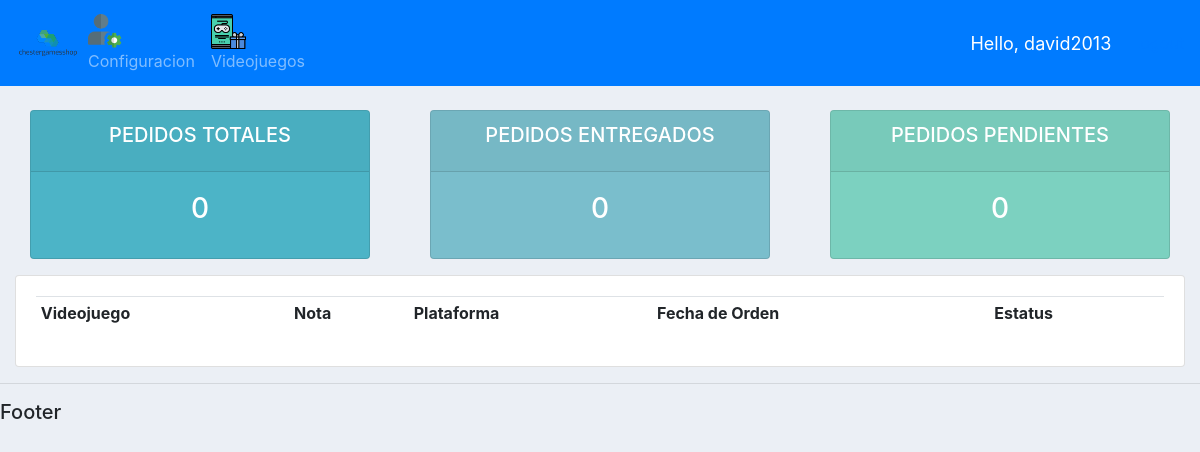
The app's page /user/ (signed in), older data.
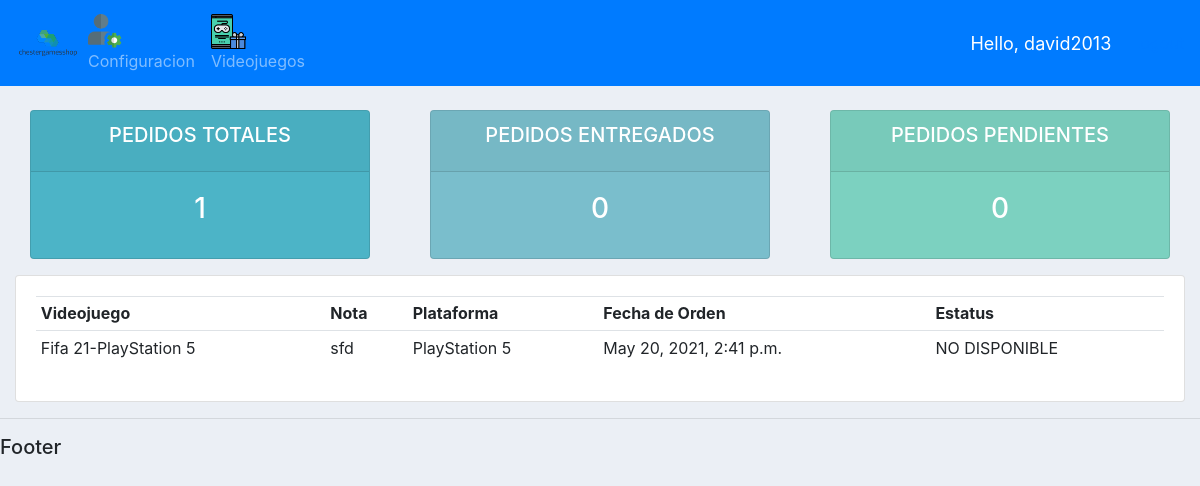
The same page, newer data.
### cuentas/models.py (models this page shows, shortened)
class Pedido(models.Model):
    ESTATUS = (
        ('PENDIENTE','PENDIENTE'),
        ('NO DISPONIBLE','NO DISPONIBLE'),
        ('ENTREGADO','ENTREGADO'),
    )
    cliente = models.ForeignKey(Cliente,null=True,on_delete = models.SET_NULL)
    videojuego = models.ForeignKey(Videojuego,null=True,on_delete = models.SET_NULL)
    fecha_pedido = models.DateTimeField(auto_now_add=True,null=True)
    estatus = models.CharField(max_length=200,null=True,choices=ESTATUS)
    nota = models.CharField(max_length=1000,null=True)

class Videojuego(models.Model):
    caratula = models.ImageField(upload_to='caratulas')
    nombre = models.CharField(max_length=200)
    PLAYSTATION5 = 'PlayStation 5'
    XBOXSERIES = 'XBOX Series'
    PLAYSTATION4 = 'PlayStation 4'
    XBOXONE = 'Xbox ONE'
    COMPUTADORA = 'PC'
    NINTENDOSWITCH = 'Nintendo Switch'
    ELECCION_PLATAFORMA = [
        (PLAYSTATION5,'PlayStation 5'),
        (XBOXSERIES,'XBOX Series'),
        (PLAYSTATION4,'PlayStation 4'),
        (XBOXONE,'XBOXONE'),
        (COMPUTADORA,'PC'),
        (NINTENDOSWITCH,'Nintendo Switch'),
    ]
    plataforma = models.CharField(max_length=50,
    choices=ELECCION_PLATAFORMA,
    default=PLAYSTATION4)
    ACCIONYAVENTURAS = 'Accion y Aventuras'
    JUEGOSMESA = 'Juegos de Mesa'
    FAMILIAR = 'Familiar'
    LUCHA = 'Lucha'
    PLATAFORMAS = 'Plataformas'
    PUZZLES = 'Puzzles'
    CARRERAS = 'Carreras'
    JUEGOSROL = 'Juegos de Rol'
    TIROS = 'FPS'
    SIMULACION = 'Simulacion'
    DEPORTES = 'Deportes'
    ESTRATEGIA = 'Estrategia'
    ELECCION_GENERO = [
        (ACCIONYAVENTURAS,'Accion y Aventuras'),
        (JUEGOSMESA,'Juegos de Mesa'),
        (FAMILIAR , 'Familiar'),
        (LUCHA , 'Lucha'),
        (PLATAFORMAS , 'Plataformas'),
        (PUZZLES , 'Puzzles'),
        (CARRERAS , 'Carreras'),
        (JUEGOSROL , 'Juegos de Rol'),
        (TIROS , 'FPS'),
        (SIMULACION , 'Simulacion'),
        (DEPORTES , 'Deportes'),
        (ESTRATEGIA , 'Estrategia'),
    ]
    genero = models.CharField(max_length=50,
    choices=ELECCION_GENERO,
    default=ACCIONYAVENTURAS)
    TODOS = 'E'
    TODOS10 = 'E+10'
    ADOLESCENTES = 'T'
    ADULTOS = 'M'
    PENDIENTE = 'RP'
    ELECCION_CLASIFICACION = [
        (TODOS , 'TODOS'),
        (TODOS10,'TODOS+10'),
        (ADOLESCENTES,'ADOLESCENTES'),
        (ADULTOS,'ADULTOS'),
        (PENDIENTE,'PENDIENTE'),
    ]
    clasificacion = models.CharField(max_length=50,
    choices=ELECCION_CLASIFICACION,
    default=TODOS,blank=True)
    descripcion = models.CharField(max_length=200,blank=True)
    fecha_lanzamiento = models.DateTimeField(blank=True)
    precio = models.FloatField(blank=True)
    tags = models.ManyToManyField(Tag)
    stock = models.IntegerField(blank=True)
    def __str__(self):
        return self.nombre+"-"+self.plataforma

### cuentas/decorators.py (the view)
        def wrapper_func(request, *args, **kwargs):
            group = None
            if request.user.groups.filter(name__in=allowed_roles).exists():
                group = request.user.groups.all()[0].name
            if group in allowed_roles:
                return view_func(request,*args, **kwargs)
            else:
                return HttpResponse('You are not authorized to view this page')

### cuentas/views.py (called while the page is built)
@login_required
@allowed_users(allowed_roles=['admin','clientes'])
def userPage(request):
    pedidos = request.user.cliente.pedido_set.all()
    pedidosTotales = pedidos.count()
    pedidosEntregados = pedidos.filter(estatus='ENTREGADO').count()
    pedidosNoDisponibles = pedidos.filter(estatus='NO DISPONIBLE').count()
    pedidosPendientes = pedidos.filter(estatus='PENDIENTE').count()
    context = {'pedidos':pedidos,'pedidosTotales':
    pedidosTotales,'pedidosEntregados':pedidosEntregados,
    'pedidosPendientes':pedidosPendientes}
    return render(request, 'cuentas/user.html', context)

### cuentas/templates/cuentas/user.html
{% extends 'cuentas/main.html' %}
{% block content %}
{% include 'cuentas/estatus.html' %}
<div class="row">
	<div class="col-md">
		<div class="card card-body">
			<table class="table table-sm">
				<tr>
					<th>Videojuego</th>
					<th>Nota</th>
					<th>Plataforma</th>
					<th>Fecha de Orden</th>
					<th>Estatus</th>
				</tr>
				{% for pedido in pedidos %}
				    <tr>
					    <td>{{pedido.videojuego}}</td>
						<td>{{pedido.nota}}</td>
					    <td>{{pedido.videojuego.plataforma}}</td>
						<td>{{pedido.fecha_pedido}}</td>
						<td>{{pedido.estatus}}</td>
					</tr>
				{% endfor %}
			</table>
		</div>
	</div>
</div>
{% endblock content %}

Row changes from the older to the newer data that the page shows:
added Pedido: videojuego "Fifa 21-PlayStation 5", nota "sfd", videojuego.plataforma "PlayStation 5", fecha_pedido "May 20, 2021, 2:41 p.m.", estatus "NO DISPONIBLE"
Text that changed along with them:
{{ pedidosTotales }}: "0" → "1"
